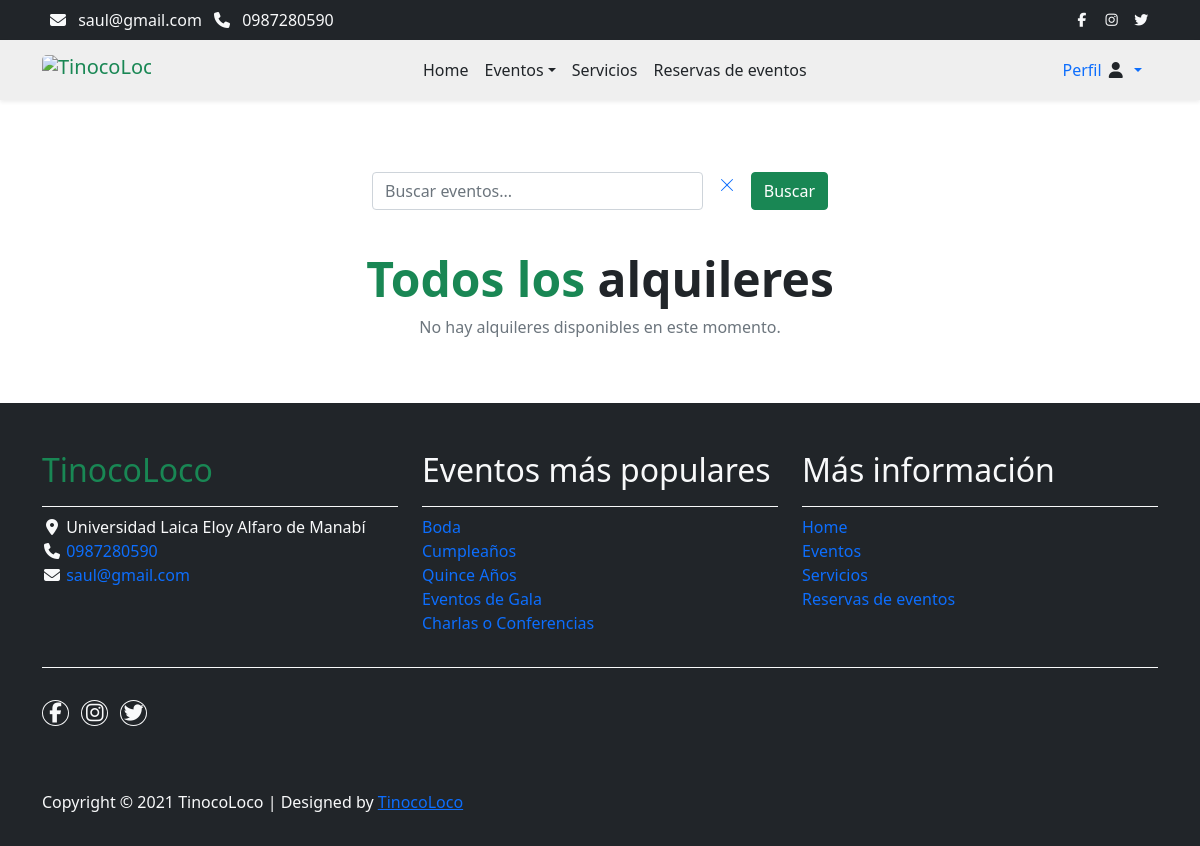
/alquileres/ (signed in), run on the app's committed database.
### negocio/models.py (models this page shows, shortened)
class ConfiguracionNegocio(models.Model):
    class Meta:
        verbose_name = "Configuración del Negocio"
        verbose_name_plural = "Configuraciones del Negocio"
    nombre = models.CharField(max_length=100, verbose_name="Nombre")
    logo = CloudinaryField("Logo", blank=True, null=True)
    direccion = models.CharField(max_length=200, verbose_name="Dirección")
    correo = models.EmailField(verbose_name="Correo Electrónico")
    telefono = models.CharField(max_length=15, verbose_name="Teléfono")
    pagina_web = models.URLField(blank=True, null=True, verbose_name="Página Web")
    red_social_facebook = models.URLField(
        blank=True, null=True, verbose_name="Red Social Facebook"
    )
    red_social_x = models.URLField(blank=True, null=True, verbose_name="Red Social X")
    red_social_instagram = models.URLField(
        blank=True, null=True, verbose_name="Red Social Instagram"
    )
    nombre_banco = models.CharField(max_length=50, verbose_name="Nombre del Banco")
    tipo_cuenta = models.CharField(max_length=20, verbose_name="Tipo de Cuenta")
    numero_cuenta = models.CharField(max_length=20, verbose_name="Número de Cuenta")
    objects = ConfiguracionNegocioManager()

### eventos/models/evento.py (models this page shows, shortened)
class Evento(models.Model):
    class Meta:
        verbose_name = 'Evento'
        verbose_name_plural = 'Eventos'
    nombre = models.CharField(max_length=100, default='Nombre del evento', verbose_name='Nombre')
    descripcion = models.CharField(max_length=500, default='Descripción del evento', verbose_name='Descripción')
    valor_referencial = models.FloatField(default=0.0, verbose_name='Valor Referencial')
    numero_horas_permitidas = models.IntegerField(default=0, verbose_name='Número de Horas Permitidas')
    valor_extra_hora = models.FloatField(default=0.0, verbose_name='Valor Extra por Hora')
    tipo_evento = models.ForeignKey(TipoEvento, on_delete=models.CASCADE, verbose_name='Tipo de Evento')

### alquileres/views.py (the view, shortened to what this page needs)
# urls.py: path("", views.alquileres, name="alquileres"),
def alquileres(request):
    query = request.GET.get("query", "")
    if not request.user.is_superuser:
        alquileres = Alquiler.objects.filter(cliente=request.user)
    else:
        alquileres = Alquiler.objects.filter()
    if query:
        alquileres = alquileres.filter(
            Q(cliente__username__icontains=query)
            | Q(evento__nombre__icontains=query)
            | Q(observacion__icontains=query)
        )
    queryset = []
    return render(request, "alquileres/alquileres.html", {"alquileres": queryset})

### core/contex_processors.py (called while the page is built)
def configuracion_negocio_context(request):
    return {"configuracion_negocio": ConfiguracionNegocio.objects.first()}

def eventos_mas_gustados_context(request):
    eventos_mas_gustados = Evento.objects.annotate(
        promedio_calificacion=Avg("calificacion_evento__calificacion")
    ).order_by("-promedio_calificacion")[:5]
    return {"eventos_mas_gustados": eventos_mas_gustados}

### alquileres/templates/alquileres/alquileres.html (shortened to what this page needs)
{% extends 'alquileres/layout/base.html' %}
{% load static %}
{% block content %}
    <section class="py-5">
        {% include 'core/components/utils/busqueda.html' with link='alquileres:alquileres' %}
        <div class="container" style="width: 100%;">
            {% if request.user.is_superuser %}
                {% include 'core/components/utils/title.html' with titulo="Todos los" texto="alquileres" %}
            {% else %}
                {% include 'core/components/utils/title.html' with titulo="Mis" texto="alquileres" %}
            {% endif %}
            <div class="d-flex flex-wrap gap-2 justify-content-center align-items-center">
                {% if alquileres %}
                    {% for alquiler_item in alquileres %}
                        {% include 'core/components/utils/card.html' with  nombre=alquiler_item.alquiler.evento.nombre descripcion=alquiler_item.alquiler.observacion valor_referencial=alquiler_item.alquiler.fecha_alquiler imagen_url=alquiler_item.imagen_url id_item=alquiler_item.alquiler.id link_url='alquileres:alquiler_detalle' %}
                    {% endfor %}
                {% else %}
                    {% if request.user.is_superuser %}
                        <p class="text-center text-muted">No hay alquileres disponibles en este momento.</p>
                    {% else %}
                        <p class="text-center text-muted">No tienes alquileres disponibles en este momento.</p>
                    {% endif %}
                {% endif %}
            </div>
        </div>
    </section>
{% endblock %}

### core/templates/core/components/layout/nav.html
<nav class="navbar navbar-expand-lg bg-dark navbar-light d-none d-lg-block"
     id="templatemo_nav_top">
    <div class="container text-light">
        <div class="w-100 d-flex justify-content-between">
            <div>
                <i class="fa fa-envelope mx-2"></i>
                <a class="navbar-sm-brand text-light text-decoration-none"
                   href="mailto:info@company.com">{{ configuracion_negocio.correo }}</a>
                <i class="fa fa-phone mx-2"></i>
                <a class="navbar-sm-brand text-light text-decoration-none"
                   href="tel:010-020-0340">{{ configuracion_negocio.telefono }}</a>
            </div>
            <div>
                <a class="text-light"
                   href="{% if configuracion_negocio.pagina_web %}{{ configuracion_negocio.red_social_facebook }}{% else %}# {% endif %}"
                   target="_blank"
                   rel="sponsored"><i class="fab fa-facebook-f fa-sm fa-fw me-2"></i></a>
                <a class="text-light"
                   href="{% if configuracion_negocio.red_social_instagram %}{{ configuracion_negocio.red_social_instagram }}{% else %}# {% endif %}"
                   target="_blank"><i class="fab fa-instagram fa-sm fa-fw me-2"></i></a>
                <a class="text-light"
                   href="{% if configuracion_negocio.red_social_x %}{{ configuracion_negocio.red_social_x }}{% else %}# {% endif %}"
                   target="_blank"><i class="fab fa-twitter fa-sm fa-fw me-2"></i></a>
            </div>
        </div>
    </div>
</nav>

### core/templates/core/components/layout/footer.html (shortened to what this page needs)
{% load static %}
<footer class="bg-dark" id="tempaltemo_footer">
    <div class="container">
        <div class="row">
            <div class="col-md-4 pt-5">
                <h2 class="h2 text-success border-bottom pb-3 border-light logo">{{ configuracion_negocio.nombre }}</h2>
                <ul class="list-unstyled text-light footer-link-list">
                    <li>
                        <i class="fas fa-map-marker-alt fa-fw"></i>
                        {{ configuracion_negocio.direccion }}
                    </li>
                    <li>
                        <i class="fa fa-phone fa-fw"></i>
                        <a class="text-decoration-none" href="tel:{{ configuracion_negocio.telefono }}">{{ configuracion_negocio.telefono }}</a>
                    </li>
                    <li>
                        <i class="fa fa-envelope fa-fw"></i>
                        <a class="text-decoration-none" href="mailto:{{ configuracion_negocio.correo }}">{{ configuracion_negocio.correo }}</a>
                    </li>
                </ul>
            </div>
            <div class="col-md-4 pt-5">
                <h2 class="h2 text-light border-bottom pb-3 border-light">Eventos más populares</h2>
                <ul class="list-unstyled text-light footer-link-list">
                    {% for evento in eventos_mas_gustados %}
                        <li>
                            <a class="text-decoration-none" href="{% url 'eventos:evento_detalle' evento.id %}">{{ evento.nombre }}</a>
                        </li>
                    {% endfor %}
                </ul>
            </div>
            <div class="col-md-4 pt-5">
                <h2 class="h2 text-light border-bottom pb-3 border-light">Más información</h2>
                <ul class="list-unstyled text-light footer-link-list">
                    <li>
                        <a class="text-decoration-none" href="{% url 'core:home' %}">Home</a>
                    </li>
                    <li>
                        <a class="text-decoration-none" href="{% url 'eventos:eventos' %}">Eventos</a>
                    </li>
                    <li>
                        <a class="text-decoration-none" href="{% url 'servicios:servicios' %}">Servicios</a>
                    </li>
                    <li>
                        <a class="text-decoration-none" href="{% url 'alquileres:alquileres' %}">
                            {% if request.user.is_superuser %}
                                Reservas de eventos
                            {% else %}
                                Mis Reservas
                            {% endif %}
                        </a>
                    </li>
                </ul>
            </div>
        </div>
        <div class="row text-light mb-4">
            <div class="col-12 mb-3">
                <div class="w-100 my-3 border-top border-light"></div>
            </div>
            <div class="col-auto me-auto">
                <ul class="list-inline text-left footer-icons">
                    <li class="list-inline-item border border-light rounded-circle text-center">
                        <a class="text-light text-decoration-none"
                           target="_blank"
                           href="{% if configuracion_negocio.red_social_facebook %}{{ configuracion_negocio.red_social_facebook }}{% else %}# {% endif %}">
                            <i class="fab fa-facebook-f fa-lg fa-fw"></i>
                        </a>
                    </li>
                    <li class="list-inline-item border border-light rounded-circle text-center">
                        <a class="text-light text-decoration-none"
                           target="_blank"
                           href="{% if configuracion_negocio.red_social_instagram %}{{ configuracion_negocio.red_social_instagram }}{% else %}# {% endif %}">
                            <i class="fab fa-instagram fa-lg fa-fw"></i>
                        </a>
                    </li>
                    <li class="list-inline-item border border-light rounded-circle text-center">
                        <a class="text-light text-decoration-none"
                           target="_blank"
                           href="{% if configuracion_negocio.red_social_x %}{{ configuracion_negocio.red_social_x }}{% else %}# {% endif %}">
                            <i class="fab fa-twitter fa-lg fa-fw"></i>
                        </a>
                    </li>
                </ul>
            </div>
        </div>
    </div>
    <div class="w-100 bg-black py-3">
        <div class="container">
            <div class="row pt-2">
                <div class="col-12">
                    <p class="text-left text-light">
                        Copyright &copy; 2021 {{ configuracion_negocio.nombre }}
                        | Designed by <a rel="sponsored" href="https://templatemo.com" target="_blank">{{ configuracion_negocio.nombre }}</a>
                    </p>
                </div>
            </div>
        </div>
    </div>
</footer>

### data on the page
ConfiguracionNegocio: correo "saul@gmail.com", telefono "0987280590", nombre "TinocoLoco", direccion "Universidad Laica Eloy Alfaro de Manabí"
Evento: nombre "Boda"
Evento: nombre "Cumpleaños"
Evento: nombre "Quince Años"
Evento: nombre "Eventos de Gala"
Evento: nombre "Charlas o Conferencias"

### other printed values
{{ titulo }} "Todos los"
{{ texto }} "alquileres"
